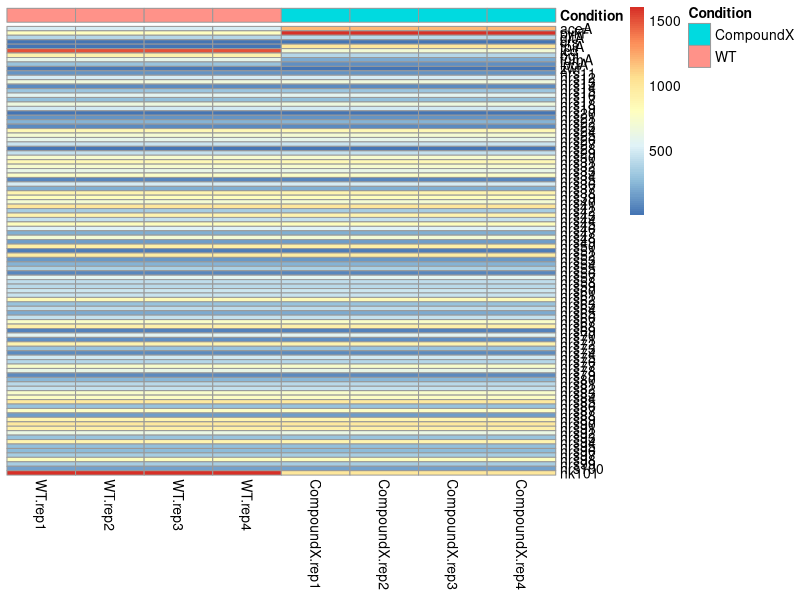
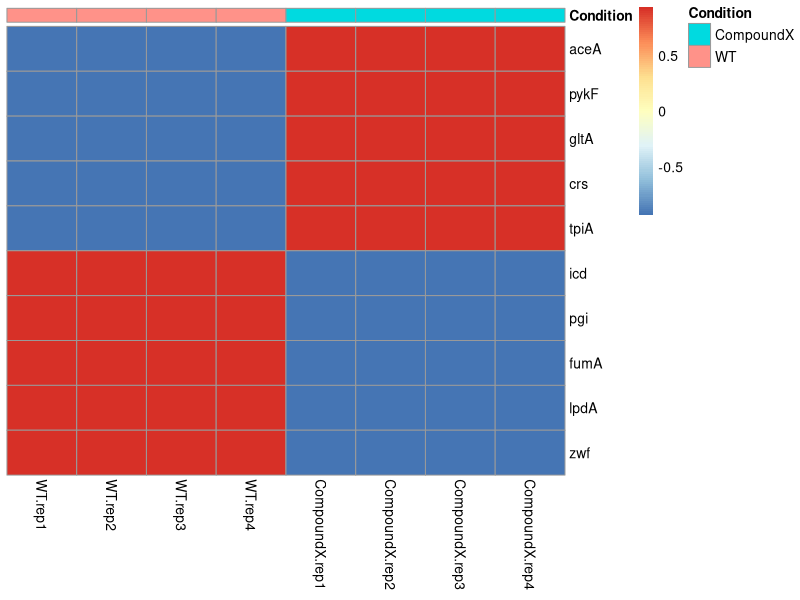
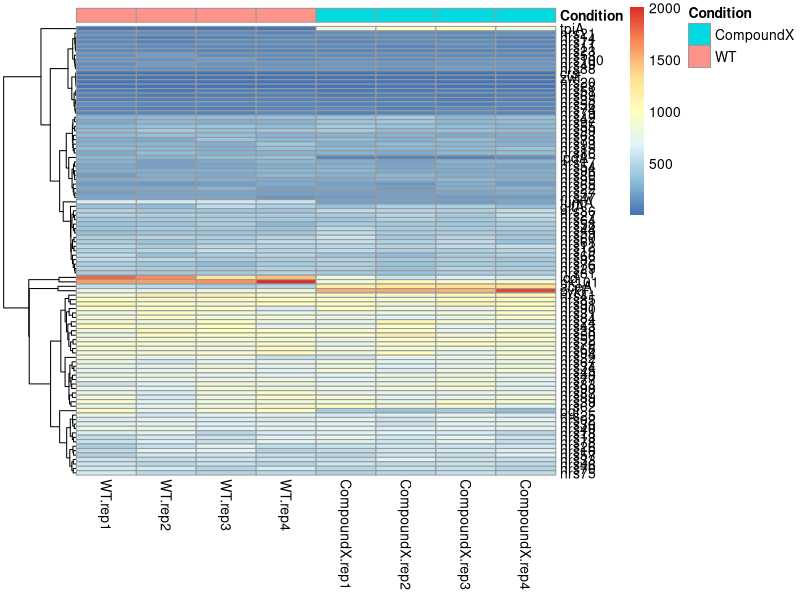

Generate these figures, in order, with R:
## ---- chunk 1
# Libraries required for this
library(tidyverse)
# Set up data/ directory
dir.create("data", showWarnings = FALSE)
## ---- chunk 2

# Table with DE gene reads
df_gene_data_resp <- data.frame(
    Gene = c("aceA", "pykF", "gltA", "crs", "tpiA", "icd", "pgi", "fumA", "lpdA", "zwf"),
    WT.rep1 = c(500, 800, 400, 3, 3, 1500, 900, 600, 300, 20),
    CompoundX.rep1 = c(1200, 1600, 410, 5, 1000, 700, 400, 200, 100, 15)
    # Regulation = c("Up", "Up", "Up", "Up", "Up", "Down", "Down", "Down", "Down", "Down")
)
# Table with 90 non-responding genes
expression_levels_nresp90 <- sample(1:1000, 90, replace = TRUE) 
df_gene_data_extra <- data.frame(
    Gene = paste0("nrs", 11:100), # nrs = non responsive
    WT.rep1 = expression_levels_nresp90,
    CompoundX.rep1 = expression_levels_nresp90
)

# merge the two
df_gene_data <- bind_rows(df_gene_data_resp, df_gene_data_extra)

# add a gene that makes the total reads equal
max_totalreads = max(colSums(df_gene_data[,-1]))
hk101_expression = 1000+max_totalreads-colSums(df_gene_data[,-1])
df_gene_data <- df_gene_data %>%
    add_row(Gene = "hk101", 
            WT.rep1 = hk101_expression[1], 
            CompoundX.rep1 = hk101_expression[2])

# Now expand each of the reads columns 4x (to emulate replicates)
df_gene_data_all <- df_gene_data %>%
    mutate(
        WT.rep2 = WT.rep1,
        WT.rep3 = WT.rep1,
        WT.rep4 = WT.rep1,
        CompoundX.rep2 = CompoundX.rep1,
        CompoundX.rep3 = CompoundX.rep1,
        CompoundX.rep4 = CompoundX.rep1
    ) 
# Re-arrange the columns, put all WT first then the CompoundX cols
df_gene_data_all <- df_gene_data_all %>%
    select(Gene, starts_with("WT"), starts_with("CompoundX"))


head(df_gene_data_all)   
colSums(df_gene_data_all[,-1])

## ---- chunk 3

library(pheatmap)

# 
df_annotation <- data.frame(
    row.names = colnames(df_gene_data_all[,-1]),
    Condition = rep(c("WT", "CompoundX"), each = 4)
)

# Prepare the data for pheatmap
heatmap_data <- df_gene_data_all %>%
    column_to_rownames(var = "Gene") %>%
    as.matrix()
    
# Generate the heatmap
# note that we cannot scale, because variance = 0 for non-bg
pheatmap(heatmap_data,
            cluster_rows = FALSE, 
            cluster_cols = FALSE, 
            show_rownames = TRUE, 
            show_colnames = TRUE,
            scale="none",
            annotation_col = df_annotation
)
    
# Show the DE genes  
pheatmap(heatmap_data[1:10,],
            cluster_rows = FALSE, 
            cluster_cols = FALSE, 
            show_rownames = TRUE, 
            show_colnames = TRUE,
            scale="row",
            annotation_col = df_annotation
)            

## ---- chunk 4

set.seed(42) # for reproducibility

dispersion_size <- 100  # size parameter (theta); higher = less noise

# Apply NB noise to each count value
df_gene_data_noisy <- df_gene_data_all %>%
    mutate(across(-Gene, ~ ifelse(.x > 0, 
                                   rnbinom(n(), mu = .x, size = dispersion_size), 
                                   0)))

head(df_gene_data_noisy)

## ---- chunk 5
df_gene_data_noisy %>%
    column_to_rownames(var = "Gene") %>%
    as.matrix() %>%
    pheatmap(cluster_cols = FALSE, 
             annotation_col = df_annotation)
## ---- chunk 6

# Export count matrix (genes as rows, samples as columns, no row names column)
# DESeq2 expects integer counts with gene IDs as row names
df_counts <- df_gene_data_noisy %>%
    column_to_rownames(var = "Gene")

write.table(df_counts, 
            file = "data/count_table.tsv", 
            sep = "\t", 
            quote = FALSE, 
            col.names = NA)  # col.names=NA puts a blank in the top-left corner

# Export sample metadata (colData for DESeq2)
# Row names must match the column names of the count matrix
df_metadata <- data.frame(
    sample = colnames(df_counts),
    condition = rep(c("WT", "CompoundX"), each = 4)
)

write.table(df_metadata, 
            file = "data/sample_metadata.tsv", 
            sep = "\t", 
            quote = FALSE, 
            row.names = FALSE)

cat("Exported count_table.tsv and sample_metadata.tsv\n")
